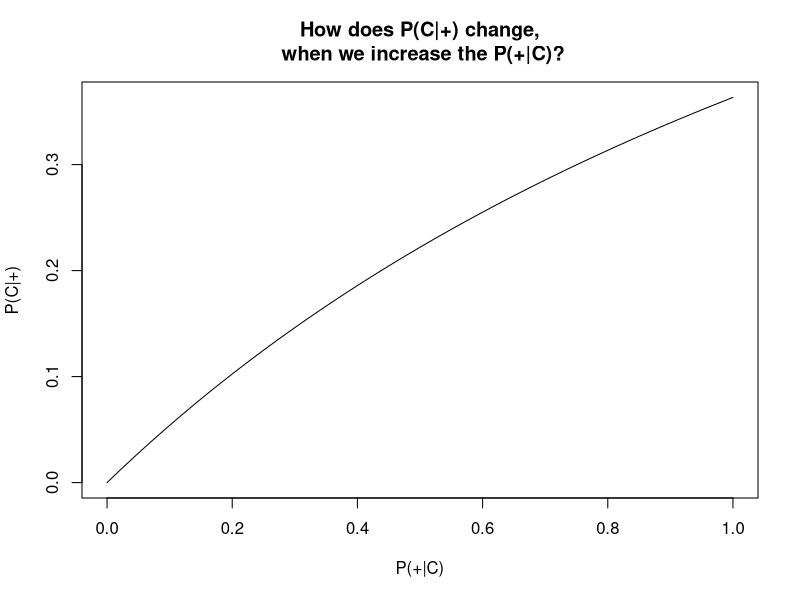

The R source for this figure:
calculate_prob_cancer_pos <- function()
{
  "
  Calculate the value of P(C|+) with difference values in P(+|C). Return the calculating values.
  "
  position_vector <- 1
  prob_cancer <- 4/100
  prob_pos_nocancer <- 0.073
  prob_nocancer <- 96/100
  probs_cancer_pos <- c()
  for(prob_pos_cancer in seq(0,1,by=0.01))
  {
    probs_cancer_pos[position_vector] = (prob_pos_cancer*prob_cancer)/((prob_pos_cancer*prob_cancer)+(prob_pos_nocancer*prob_nocancer))
    position_vector <- position_vector+1
  }
  return(probs_cancer_pos)
}

plot_probs <- function(y_values)
{
  "
  Plot the P(C|+) with different P(+|C)
  "
  x_values <- seq(0,1,0.01)
  plot(x_values,y_values, type="l", ylab = "P(C|+)", xlab = "P(+|C)", main = "How does P(C|+) change,\n when we increase the P(+|C)?")
}
#Exercise A
prob_cancer <- 4/100
prob_pos_nocancer <- 0.073
prob_nocancer <- 96/100
prob_pos_cancer <- 3/4
prob_cancer_pos <- (prob_pos_cancer*prob_cancer)/((prob_pos_cancer*prob_cancer)+(prob_pos_nocancer*prob_nocancer))

print( "The probability of P(C|+) is: ")
print(prob_cancer_pos)

#Exercise B
probs <-calculate_prob_cancer_pos()
plot_probs(probs)
